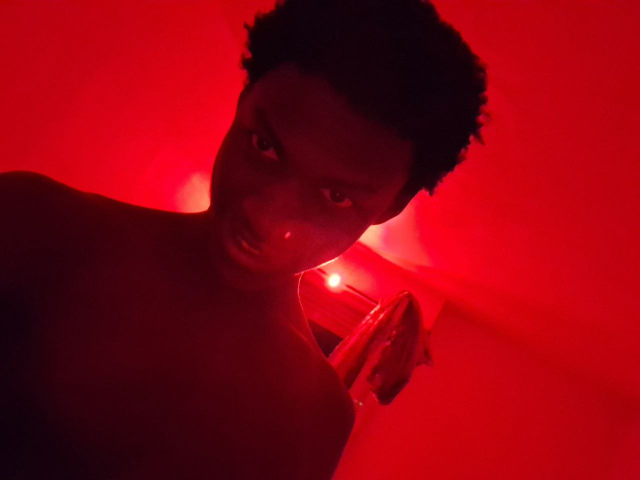
#> input picture traitement d'image/floutage et detourage/old/test0.jpg, 1280 x 960 px, found by its file name (shown at 1/2 size)
$ python lecteur_code_barre_V0.py
#> lines starting #> are read from the running program, lines starting #| are printed output that depends on the picture; after the words box and inside, x2 and y2 are one past the last pixel; in counts of white or black regions, pixels touching at a corner belong together
### scanner_code_barres/pre_processing.py
# -*- coding: utf-8 -*-
"""
    KAMARA Mohamed

        pre-processing.py 21/10/24

    Descripition : CONTIENT TOUTES LES FONCTIONS NECESSAIRES POUR LE PRE-TRAITEMENT DE L'IMAGE

    Ce programme est utilisé pour lire un code barre et afficher le résultat
"""

import cv2
import numpy as np

# ###########################################################################################################
# ETAPE 1 : Acquisition de l'image réduite aux codes barres (futur: determination de la zone des codes barres)
# ###########################################################################################################
def import_image(original_img_path):
#> called with original_img_path = 'test0.jpg'
    print(" ---------- IMAGE IMPORT ----------")
    original_img = cv2.imread(original_img_path, 1) # Lecture en BGR not in GBR
#> original_img is the input picture: shape (960, 1280, 3); mean B, G, R 15.7, 2.8, 136.8

    # Normalisation de l'image (redimensionnement)
    original_img_resized = cv2.resize(original_img, (800, 600), interpolation=cv2.INTER_CUBIC)
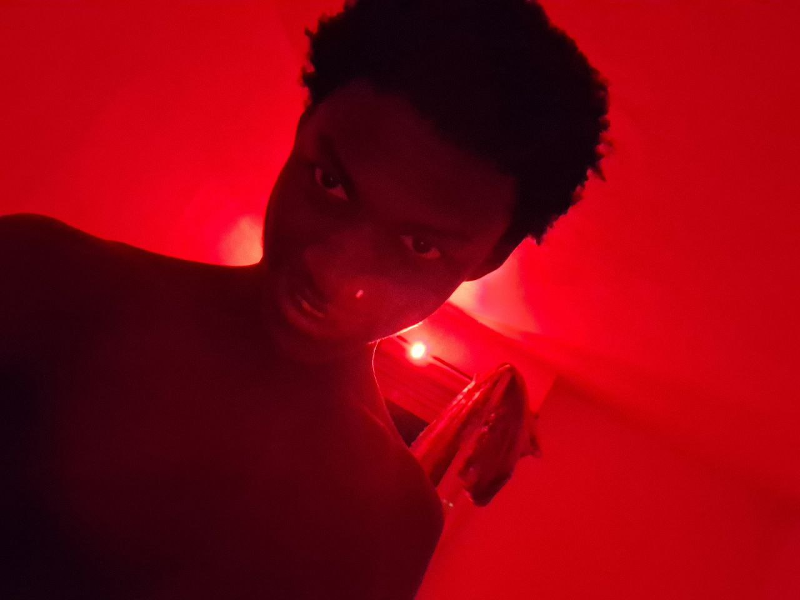
#> original_img_resized: shape (600, 800, 3); mean B, G, R 15.7, 2.8, 136.8

    # Converison en niveau de gris
    gray_img = cv2.cvtColor(original_img_resized, cv2.COLOR_BGR2GRAY)
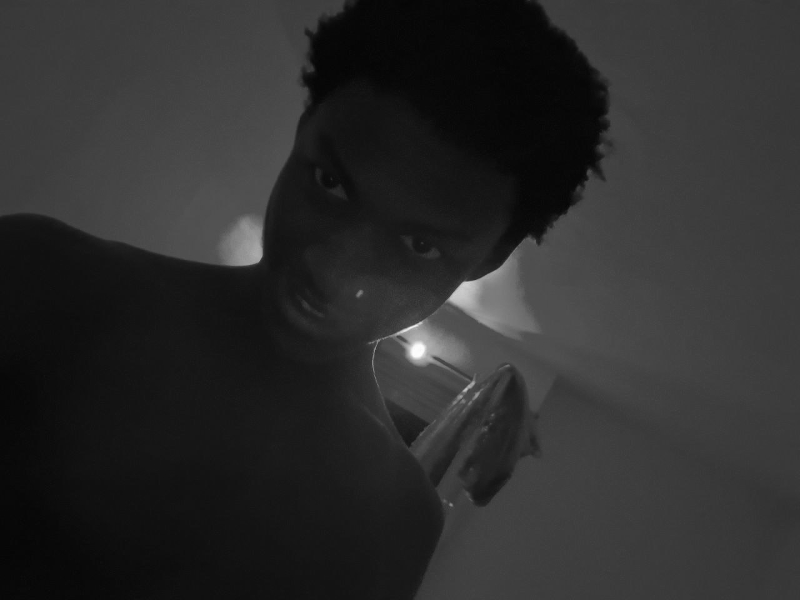
#> gray_img: shape (600, 800); min 3, max 253, mean 44.3

    return gray_img

# ###########################################################################################################
# ETAPE 2 : Prétraitement de l'image pour améliorer la qualité de la reconnaissance des codes bar
# ###########################################################################################################

"""
    - Redimensionnement de l'image pour faciliter les calculs
    - Conversion de l'image en noir et blanc
    - Redressement de l'image si detecter (par rotation )
    - Binarisation de l'image : que des noirs (0,0,0) ou des blancs (255,255,255)
    - Amélioration des contours : accentuation des bords pour faciliter la lecture (bords carrés)

    L'ORDRE D'APPLICATION DES MODIFICATIONS SONT IMPORTANTES :
        -Filtrage pour réduire le bruit
        -Augmenter le contraste
        -Redressement de l'image (si rotation détectée)
        -Segementation
        -Amélioration des contours (facultatif)
        -Binarisation
        -Corrections morphologiques légères (si nécessaire)

"""
def image_preprocessing(gray_img):
    # --------------------------------------------------------------------------------------------------------


    def denoising(gray_img):
        print(" ----------- DENOSING -----------")

        # Filtre bilatéral pour un débruitage initial sans perte de contours
        bilateral_denoised = cv2.bilateralFilter(gray_img, d=15, sigmaColor=75, sigmaSpace=75)

        # Filtre médian pour finaliser le débruitage
        final_denoised = cv2.medianBlur(bilateral_denoised, ksize=3)

        return final_denoised

    # --------------------------------------------------------------------------------------------------------

    def contrast_improve(gray_img):
        """
            Par la technique de normalisation de l'histogramme
        """
        print(" ----------- CONTRAST IMPROVE -----------")

        normalized_img = cv2.equalizeHist(gray_img)

        return normalized_img

    # --------------------------------------------------------------------------------------------------------
    def correction_rotation(gray_img):
        """
        NOTION CLE : filtre CANNY et TRANSFORMÉE DE HOUGH
        Correction de la rotation de l'image
            - filtre canny
            - detection de ligne avec hough
            - calcul de l'angle de rotation
            - appliquer la correction a l'image originale
        """
        print(" ----------- CORRECTION ROTATION -----------")

        # Filtre Canny
        canny_img = cv2.Canny(gray_img, 100, 200)

        # Detection avec HOUGH
        lines = cv2.HoughLines(canny_img, 1, np.pi / 180, 200)

        if lines is None:
            # Si aucune ligne n'est détectée, retourne l'image d'origine
            return gray_img

        # Calculer l'angle moyen des lignes détectées
        angle_sum = 0
        count = 0
        for line in lines:
            # rho : La distance entre l'origine de l'image (le point (0,0)) et la ligne.
            # theta : L'angle entre l'axe horizontal (l'axe des x) et la ligne.
            for rho, theta in line:
                angle = (theta * 180 / np.pi)  # Convertir l'angle en degrés
                # Ignorer les lignes quasi-verticales pour éviter de fausser l'angle moyen
                if -85 < angle < 85:
                    angle_sum += angle
                    count += 1

        if count > 0:
            average_angle = angle_sum / count
        else:
            # Si toutes les lignes détectées étaient quasi-verticales, ignorer la rotation
            average_angle = 0

        # Redresser l'image en fonction de l'angle moyen
        (h, w) = gray_img.shape[:2]
        center = (w // 2, h // 2)

        # Création de la matrice de rotation
        rotation_matrix = cv2.getRotationMatrix2D(center, average_angle, 1.0)

        # Application de la convolution (rotation)
        straightened_img = cv2.warpAffine(gray_img, rotation_matrix, (w, h))

        return straightened_img
    # --------------------------------------------------------------------------------------------------------
    def detect_barcode_texture(gray_img, sign, factor, offset_1, offset_2, offset_3, offset_4):

        # Appliquer la transformée de Fourier
        f = np.fft.fft2(gray_img)
        fshift = np.fft.fftshift(f)

        # Calculer le spectre de fréquence
        magnitude_spectrum = sign * np.log(np.abs(fshift)) # Application d'un filtre passe haut

        # Calculer la moyenne du spectre de fréquence
        mean_magnitude = np.mean(magnitude_spectrum)

        # Définir le seuil comme un multiple de la moyenne
        threshold = mean_magnitude * factor  # Ajuste le facteur selon les résultats observés


        # Localiser des pics de fréquence caractéristiques des codes-barres
        # (paramètres à ajuster selon les caractéristiques de l'image)
        rows, cols = magnitude_spectrum.shape
        center_row, center_col = rows // 2, cols // 2
        freq_zone = magnitude_spectrum[center_row-offset_1:center_row+offset_2, center_col-offset_3:center_col+offset_4]

        # Vérification si les pics sont présents dans la zone d'intérêt
        if np.mean(freq_zone) > threshold:  # Définir un seuil approprié
            return True
        else:
            print("Aucune zone de code-barres détectée")
            return False

    def segmentation(straightened_img):
        print(" ----------- SEGMEMENTATION -----------")

        bars_zones_images = []
        # Paramètres de la fenêtre
        window_height = 50  # Hauteur de la fenêtre mobile

        # Parametres #-2 1 30 30 10 10
        sign = -20
        factor = 1
        offset_1 = 30
        offset_2 = 30 # offset_2 doit etre >= offset_1
        offset_3 = 10
        offset_4 = 10

        # Obtenir les dimensions de l'image
        image_height, image_width = straightened_img.shape[:2]

        # Balayage vertical de l'image
        for y in range(0, image_height - window_height, window_height):
            # Définir la fenêtre de balayage
            window = straightened_img[y:y + window_height, 0:image_width]

            if detect_barcode_texture(window,  sign, factor, offset_1, offset_2, offset_3, offset_4):
                print(f"Zone contenant des barres détectée à partir de y = {y}")
                bars_zones_images.append(window)

        return bars_zones_images
    # --------------------------------------------------------------------------------------------------------
    def binarise(img):
        """ Applique une conversion en noir et blanc et une binarisation de l'image"""
        print(" ----------- BINARISATION -----------")
        _, black_and_white_img = cv2.threshold(gray_img, 0, 255, cv2.THRESH_BINARY + cv2.THRESH_OTSU)

        return black_and_white_img

    # --------------------------------------------------------------------------------------------------------

    # [12 lines left out: function enhance_edges, not called in this run]

# --------------------------------------------------------------------------------------------------------
# --------------------------------------------------------------------------------------------------------
# --------------------------------------------------------------------------------------------------------
# --------------------------------------------------------------------------------------------------------

    denoised_img = denoising(gray_img)

    contrasted_img = contrast_improve(denoised_img)
#> in contrast_improve, `normalized_img = cv2.equalizeHist(gray_img)`:
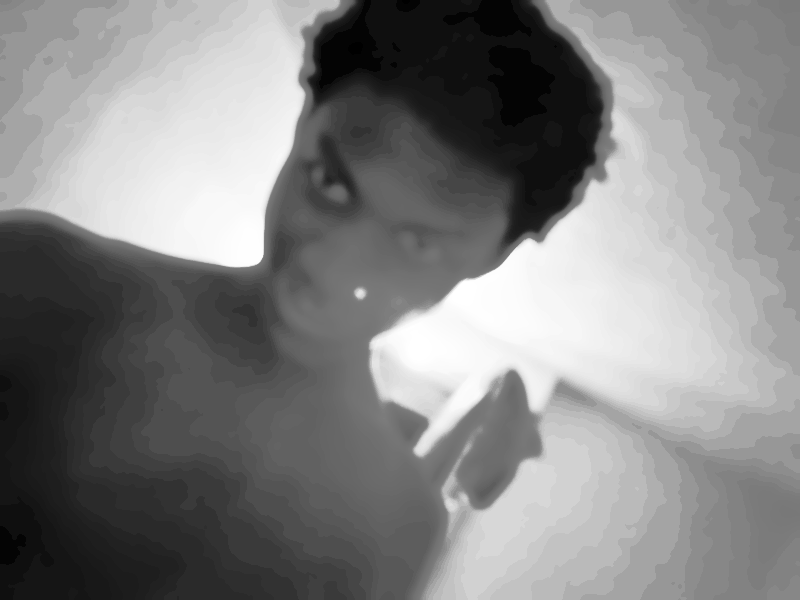
#> normalized_img: shape (600, 800); min 0, max 255, mean 130.4

    binarased_img = binarise(contrasted_img)
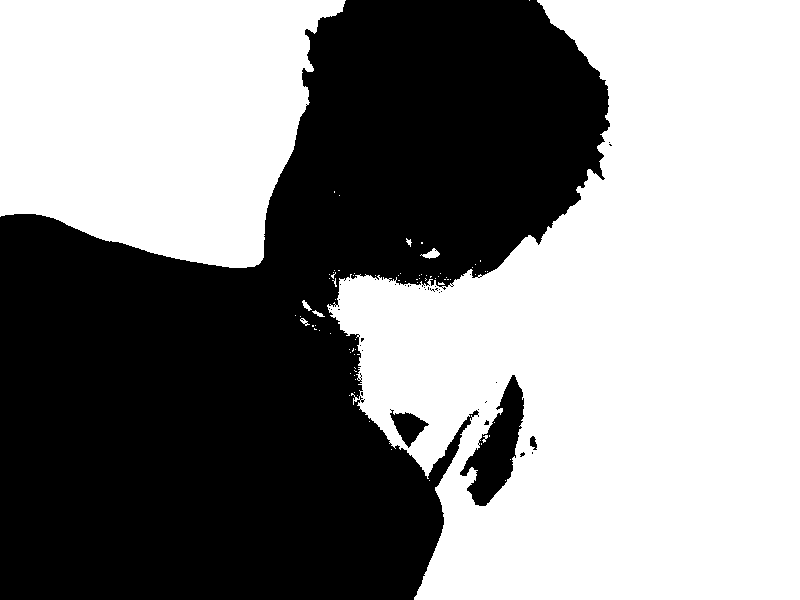
#> binarased_img: shape (600, 800); 54.6% white; 38 black regions (34 under 20 px), largest, box (x1, y1, x2, y2) and area: (0, 0, 610, 600) 213459, (460, 375, 524, 506) 3726, (390, 409, 429, 448) 715, (530, 436, 537, 450) 66

    straightened_img = correction_rotation(binarased_img)
#> in correction_rotation, `canny_img = cv2.Canny(gray_img, 100, 200)`:
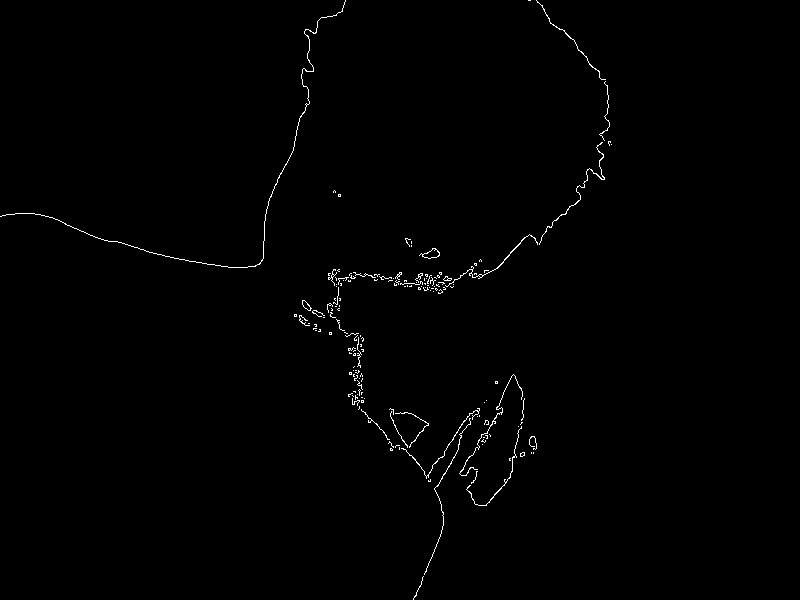
#> canny_img: shape (600, 800); 0.66% white in thin lines or dots, all inside (x1, y1, x2, y2) = (0, 0, 612, 600)
#> in correction_rotation, `lines = cv2.HoughLines(canny_img, 1, np.pi / 180, 200)`: lines = None

    bars_zones_images = segmentation(straightened_img)
#> the loop in segmentation, `for y in range(0, image_height - window_height, window_height):` made 11 passes
#> (mean_magnitude in detect_barcode_texture, threshold in detect_barcode_texture) on passes 1 to 11: (-146.7, -146.7), (-145.2, -145.2), (-144.6, -144.6), (-146.5, -146.5), (-154, -154), (-163.5, -163.5), (-153.6, -153.6), (-152.8, -152.8), (-161.1, -161.1), (-154.2, -154.2), (-138.8, -138.8)
#> pass 1, in segmentation, `window = straightened_img[y:y + window_height, 0:image_width]`:
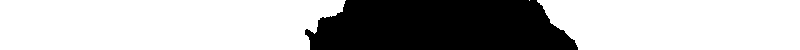
#> window: shape (50, 800); 70.7% white; 1 black region, box (x1, y1, x2, y2) and area: (305, 0, 578, 50) 11726
#> pass 2, in detect_barcode_texture (call 2), `magnitude_spectrum = sign * np.log(np.abs(fshift)) # Application d'un ..`:
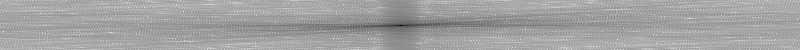
#> magnitude_spectrum: shape (50, 800) float64; min -313.7, max -48.73, mean -145.2; drawn with min black and max white
#> after the loop in segmentation, `for y in range(0, image_height - window_height, window_height):`: bars_zones_images = []
#> bars_zones_images = []

    return bars_zones_images # temporaire

### scanner_code_barres/lecteur_code_barre_V0.py
# -*- coding: utf-8 -*-
"""
    KAMARA Mohamed

        lecteur_code_barre_VO.py 09/10/24

    Descripition : VERSION DU PROGRAMME SUR UN CAS DE BASE SANS TROP DE PROBLEME

    Ce programme est utilisé pour lire un code barre et afficher le résultat
"""

# Import
import pre_processing # module externe
import analyse_decode_bars # module externe
import cv2

BLACK = (0, 0, 0)
WHITE = (255, 255, 255)

original_img_path = "test0.jpg" # original_oblic_resized

img = pre_processing.import_image(original_img_path)

#processed_img = pre_processing.image_preprocessing(img)

bars_zones_images = pre_processing.image_preprocessing(img)
#> bars_zones_images = []

for bars_zone_img in bars_zones_images:
    # le retour de l'analyse
    normalized_bars_widths =  analyse_decode_bars.measure_bars_in_window(bars_zones_images) # liste de la dimension des barres detectés

    # le retour de la conversion
    code_barre = analyse_decode_bars.decode_ean13_barcode(normalized_bars_widths)

    # verification du resultat, le retour de la fonction qui va verifier si le code est bon
    code_valid = False
#> this loop made 0 passes

# TEMP
#cv2.imwrite("temp_result.jpg", bars_zones_images)

$ run again, with traitement d'image/floutage et detourage/old/anta.jpg copied over traitement d'image/floutage et detourage/old/test0.jpg
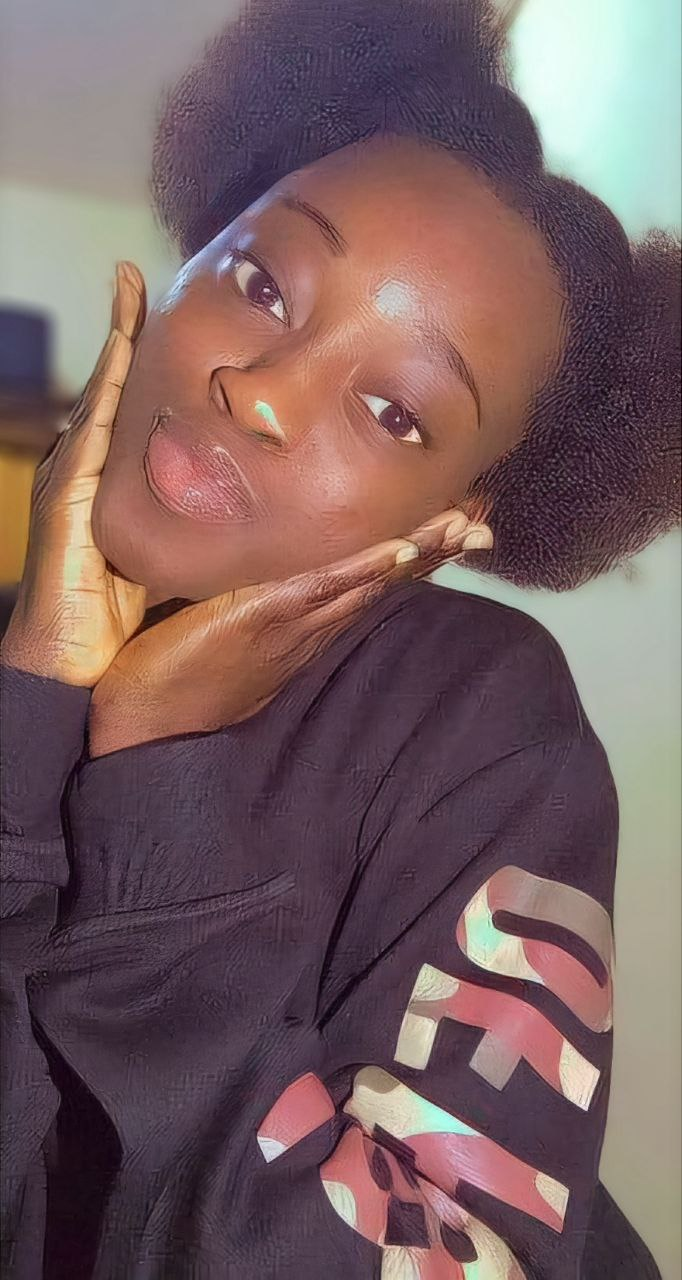
#> input picture traitement d'image/floutage et detourage/old/anta.jpg, 682 x 1280 px, found by its file name
#> in import_image, original_img is the input picture: shape (1280, 682, 3); mean B, G, R 96.1, 95, 120.2
#> in image_preprocessing, `binarased_img = binarise(contrasted_img)`:
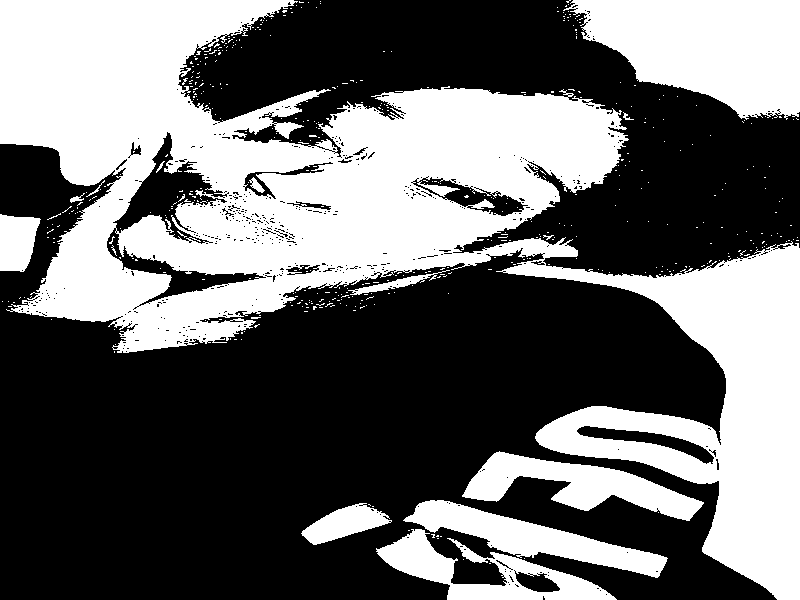
#> binarased_img: shape (600, 800); 41.6% white; 476 white regions (462 under 20 px), largest, box (x1, y1, x2, y2) and area: (0, 0, 800, 600) 154509, (563, 0, 800, 120) 19226, (462, 451, 704, 521) 6980
#> canny_img: shape (600, 800); 3.3% white in thin lines or dots
#> lines = None
#> the loop in segmentation, `for y in range(0, image_height - window_height, window_height):` made 11 passes
#> (mean_magnitude in detect_barcode_texture, threshold in detect_barcode_texture) on passes 1 to 8: (-163.8, -163.8), (-165, -165), (-172.1, -172.1), (-174.4, -174.4), (-175, -175), (-175.2, -175.2), (-168.4, -168.4), (-141.4, -141.4)
#> pass 2, in detect_barcode_texture (call 2), `magnitude_spectrum = sign * np.log(np.abs(fshift)) # Application d'un ..`:
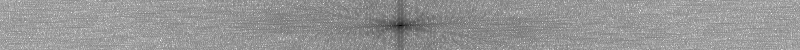
#> magnitude_spectrum: shape (50, 800) float64; min -307.5, max -64.54, mean -165; drawn with min black and max white
#> after the loop in segmentation, `for y in range(0, image_height - window_height, window_height):`: bars_zones_images = []
